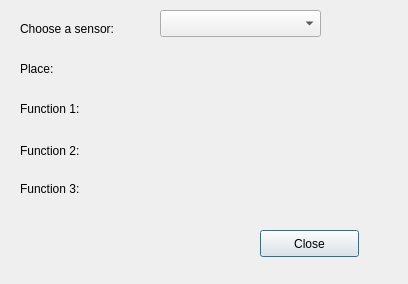
<?xml version="1.0" encoding="UTF-8"?>
<ui version="4.0">
 <class>SensorInformationDialog</class>
 <widget class="QDialog" name="SensorInformationDialog">
  <property name="geometry">
   <rect>
    <x>0</x>
    <y>0</y>
    <width>408</width>
    <height>284</height>
   </rect>
  </property>
  <property name="windowTitle">
   <string>Dialog</string>
  </property>
  <widget class="QLabel" name="label">
   <property name="geometry">
    <rect>
     <x>20</x>
     <y>20</y>
     <width>131</width>
     <height>17</height>
    </rect>
   </property>
   <property name="text">
    <string>Choose a sensor:</string>
   </property>
  </widget>
  <widget class="QComboBox" name="cbxMac">
   <property name="geometry">
    <rect>
     <x>160</x>
     <y>10</y>
     <width>161</width>
     <height>27</height>
    </rect>
   </property>
  </widget>
  <widget class="QLabel" name="label_2">
   <property name="geometry">
    <rect>
     <x>20</x>
     <y>60</y>
     <width>61</width>
     <height>17</height>
    </rect>
   </property>
   <property name="text">
    <string>Place:</string>
   </property>
  </widget>
  <widget class="QLabel" name="label_3">
   <property name="geometry">
    <rect>
     <x>20</x>
     <y>100</y>
     <width>81</width>
     <height>17</height>
    </rect>
   </property>
   <property name="text">
    <string>Function 1:</string>
   </property>
  </widget>
  <widget class="QLabel" name="label_4">
   <property name="geometry">
    <rect>
     <x>20</x>
     <y>140</y>
     <width>81</width>
     <height>21</height>
    </rect>
   </property>
   <property name="text">
    <string>Function 2:</string>
   </property>
  </widget>
  <widget class="QLabel" name="label_5">
   <property name="geometry">
    <rect>
     <x>20</x>
     <y>180</y>
     <width>81</width>
     <height>17</height>
    </rect>
   </property>
   <property name="text">
    <string>Function 3:</string>
   </property>
  </widget>
  <widget class="QLabel" name="lblPlace">
   <property name="geometry">
    <rect>
     <x>130</x>
     <y>60</y>
     <width>241</width>
     <height>17</height>
    </rect>
   </property>
   <property name="text">
    <string/>
   </property>
  </widget>
  <widget class="QLabel" name="lblFunc1">
   <property name="geometry">
    <rect>
     <x>130</x>
     <y>100</y>
     <width>241</width>
     <height>17</height>
    </rect>
   </property>
   <property name="text">
    <string/>
   </property>
  </widget>
  <widget class="QLabel" name="lblFunc2">
   <property name="geometry">
    <rect>
     <x>130</x>
     <y>140</y>
     <width>241</width>
     <height>17</height>
    </rect>
   </property>
   <property name="text">
    <string/>
   </property>
  </widget>
  <widget class="QLabel" name="lblFunc3">
   <property name="geometry">
    <rect>
     <x>130</x>
     <y>180</y>
     <width>241</width>
     <height>17</height>
    </rect>
   </property>
   <property name="text">
    <string/>
   </property>
  </widget>
  <widget class="QPushButton" name="btnClose">
   <property name="geometry">
    <rect>
     <x>260</x>
     <y>230</y>
     <width>99</width>
     <height>27</height>
    </rect>
   </property>
   <property name="text">
    <string>Close</string>
   </property>
  </widget>
 </widget>
 <resources/>
 <connections/>
</ui>
